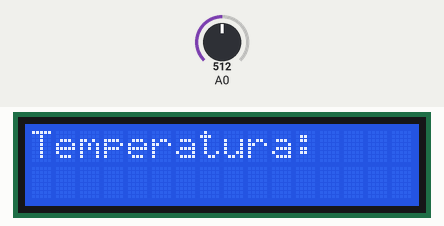
This sketch was run on a simulated Arduino Uno, built with avr-gcc and run on an emulated ATmega328P. Shown: 16×2 character LCD. Inputs (shaded band) come from the test bench; at power-on: A0 = 512. What the sketch prints to the serial monitor is not drawn.

Above: at 1.2 s.
1.3 s: A0 set to 532
At 2.1 s:
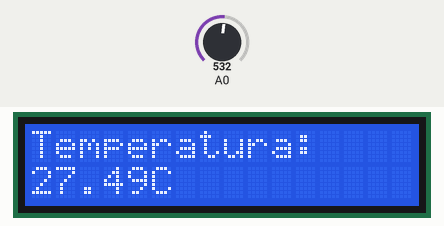
3.0 s: A0 set to 348
At 3.6 s:
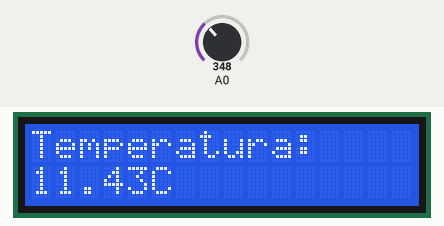
4.6 s: A0 set to 317
At 5.0 s:
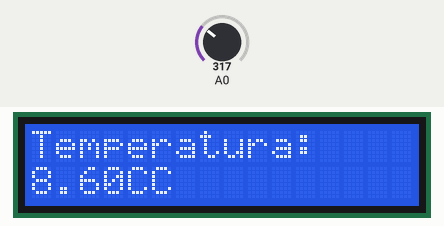
Timing chart, 0 to 7.6 s (numbered marks = the images above; inputs shaded):
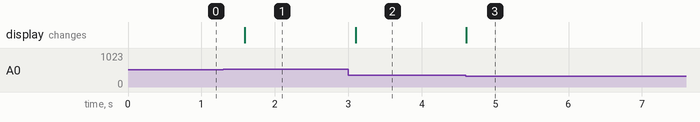

Measured:
- the behaviour switches between 517 and 518 on A0 (found by bisection; images 0 and 1)
- the behaviour switches between 333 and 332 on A0 (found by bisection; images 2 and 3)
- after the input at 1.3 s, the display: changes after 0.29 s (image 1)
- after the input at 3.0 s, the display: changes after 0.10 s (image 2)
- after the input at 4.6 s, the display: changes at once (image 3)

The sketch:

main.ino
```cpp
#include <Wire.h>
#include <LiquidCrystal_I2C.h>

LiquidCrystal_I2C lcd(0x27, 16, 2);

int Vo;
float R1 = 97000; // resistencia fija del divisor de tension
float logR2, R2, TEMPERATURA;
float c1 = 0.6767648808e-03, c2 = 2.230548473e-04, c3 = 0.7158393331e-07; // coeficientes de S-H

float tempShow = 0;

void setup()
{
  Serial.begin(9600);

  lcd.init();
  lcd.backlight();
  lcd.clear();
  lcd.setCursor(0, 0);
  lcd.print("Temperatura:");
  lcd.setCursor(0, 1);
}

void loop()
{
  Vo = analogRead(A0);                                                  // lectura de A0
  R2 = R1 * (1023.0 / (float)Vo - 1.0);                                 // conversion de tension a resistencia
  logR2 = log(R2);                                                      // logaritmo de R2 necesario para ecuacion
  TEMPERATURA = (1.0 / (c1 + c2 * logR2 + c3 * logR2 * logR2 * logR2)); // ecuacion S-H
  TEMPERATURA = TEMPERATURA - 273.15;                                   // Kelvin a Centigrados (Celsius)

  if (tempShow == 0)
  {
    tempShow = TEMPERATURA;
  }

  Serial.print("Temperatura: ");
  Serial.print(TEMPERATURA);
  Serial.println(" C");

  if (((tempShow + 0.5) <= TEMPERATURA) || ((tempShow - 0.5) >= TEMPERATURA))
  {
    tempShow = TEMPERATURA;
    lcd.print(TEMPERATURA);
    lcd.print("C");
    lcd.setCursor(0, 1);
  }

  delay(500);
}
```
